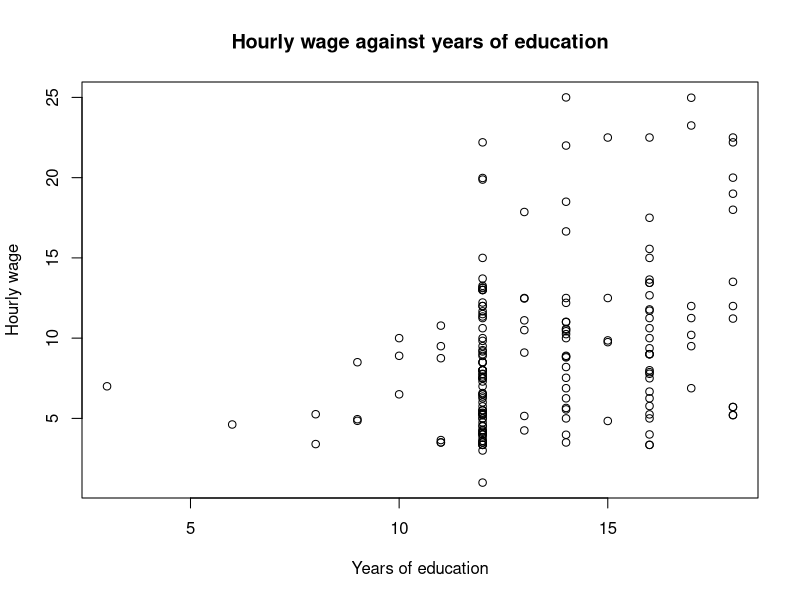
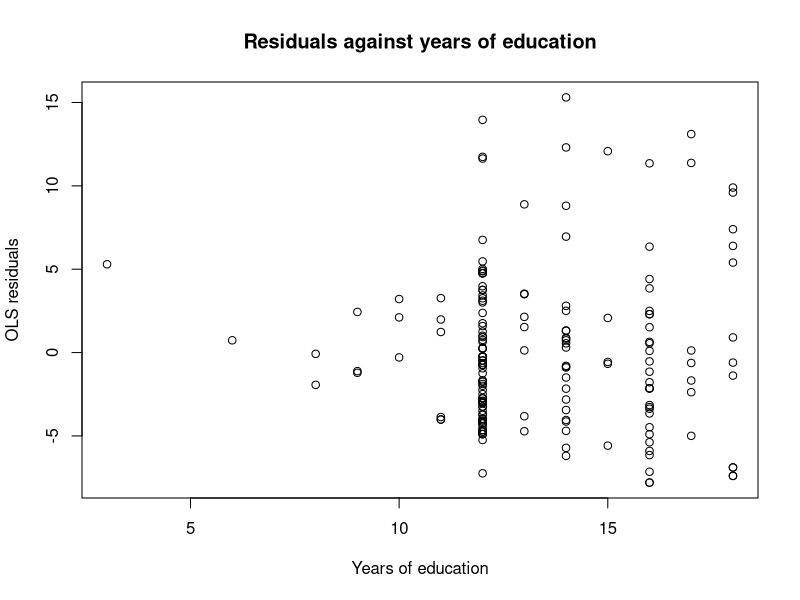
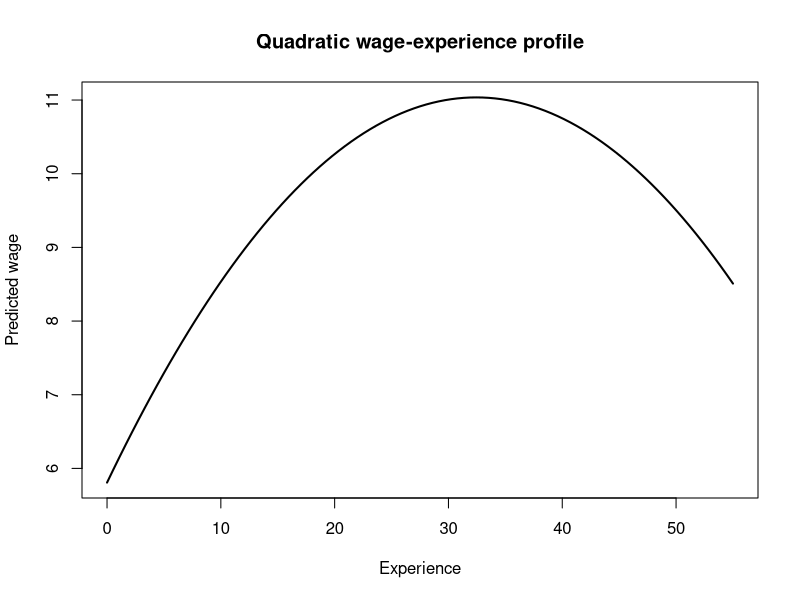

Generate these figures, in order, with R:
## ---- chunk 1
library(readxl)
library(sandwich)
library(lmtest)
library(car)

CPS1985 <- read_excel("CPS1985.xlsx")

#squared experience, used in Question 5
CPS1985$experience_sq <- CPS1985$experience^2
## ---- chunk 2
plot(CPS1985$education, CPS1985$wage,
     xlab = "Years of education",
     ylab = "Hourly wage",
     main = "Hourly wage against years of education")
## ---- chunk 3
model <- lm(wage ~ education, data = CPS1985)
summary(model)

beta1 <- cov(CPS1985$education, CPS1985$wage) / var(CPS1985$education)

cat("Slope calculated from cov()/var():", beta1, "\n")
cat("Slope estimated by lm():", coef(model)["education"], "\n")
## ---- chunk 4
fit_stats <- c(R_squared = summary(model)$r.squared, SER = summary(model)$sigma, SD_wage = sd(CPS1985$wage))
round(fit_stats, 4)
## ---- chunk 5
new_educ <- data.frame(education = c(12, 20, 30))

predicted_wages <- round(predict(model, newdata = new_educ), 2)
names(predicted_wages) <- c("12 years", "20 years", "30 years")

predicted_wages

education_range <- c(Minimum = min(CPS1985$education), Maximum = max(CPS1985$education))
education_range
## ---- chunk 6
summary(CPS1985$wage)
summary(CPS1985$education)

# other wage determinants in the data that are related to education
aggregate(cbind(education, wage) ~ occupation, data = CPS1985, mean)
cor(CPS1985$education, CPS1985$experience)
## ---- chunk 7
residuals_model <- residuals(model)

plot(CPS1985$education, residuals_model,
     xlab = "Years of education",
     ylab = "OLS residuals",
     main = "Residuals against years of education")
## ---- chunk 8
beta1 <- unname(coef(model)["education"])
se_beta1 <- sqrt(vcovHC(model, type = "HC1")["education", "education"])
df <- model$df.residual
t_critical <- qt(0.975, df)
lower <- beta1 - t_critical * se_beta1
upper <- beta1 + t_critical * se_beta1
c(lower, upper)

# robust (HC1) t-test
coeftest(model, vcov = vcovHC(model, type = "HC1"))

# default lm() output for comparison
confint(model)["education", ]
## ---- chunk 9
coef(model)["education"]
## ---- chunk 10
model_exp <- lm(wage ~ education + experience, data = CPS1985)

coeftest(model_exp, vcov = vcovHC(model_exp, type = "HC1"))

# tables to present info 
education_comparison <- c("Simple linear regression" = unname(coef(model)["education"]), 
                          "Multiple linear regression" = unname(coef(model_exp)["education"]))
round(education_comparison, 4)

change_education <- unname(coef(model_exp)["education"] - coef(model)["education"]) # calculate difference between coefficients
cat("Change in education coefficient:", round(change_education, 4))

## ---- chunk 11
fit_stats <- rbind("Simple linear regression" = c(R_squared = summary(model)$r.squared, 
                                                  Adjusted_R_squared = summary(model)$adj.r.squared, 
                                                  SER = summary(model)$sigma), 
                   "Multiple linear regression" = c(R_squared = summary(model_exp)$r.squared,
                                                    Adjusted_R_squared = summary(model_exp)$adj.r.squared,
                                                    SER = summary(model_exp)$sigma))

round(fit_stats, 4)
## ---- chunk 12
CPS1985$female_yes <- ifelse(CPS1985$female == "yes", 1, 0)
CPS1985$female_no  <- ifelse(CPS1985$female == "no", 1, 0)

table(CPS1985$female, CPS1985$female_yes)

# every person is in exactly one of the two categories
all(CPS1985$female_yes + CPS1985$female_no == 1)

model_both <- lm(wage ~ education + experience + female_yes + female_no, data = CPS1985)
summary(model_both)
## ---- chunk 13
model_fem <- lm(wage ~ education + experience + female_yes, data = CPS1985)
coeftest(model_fem, vcov = vcovHC(model_fem, type = "HC1"))

# check: letting R create the dummy itself gives exactly the same estimates
model_fem_factor <- lm(wage ~ education + experience + female, data = CPS1985)
coef(model_fem_factor)

# calculate confidence interval (extract coefficient, calculate standard error, use quantiles)
b_fem <- unname(coef(model_fem)["female_yes"])
se_fem <- sqrt(vcovHC(model_fem, type = "HC1")["female_yes", "female_yes"])
b_fem + c(-1, 1) * qt(0.975, df = model_fem$df.residual) * se_fem
## ---- chunk 14
# averages of education and wage by the candidate extra controls
aggregate(cbind(education, wage) ~ region, data = CPS1985, mean) 
aggregate(cbind(education, wage) ~ ethnicity, data = CPS1985, mean)
table(CPS1985$ethnicity)
aggregate(cbind(education, wage) ~ union, data = CPS1985, mean)
aggregate(cbind(education, experience, wage) ~ female, data = CPS1985, mean)

# age cannot be added next to education and experience:
# experience = age - education - 6, so this is perfect multicollinearity again
coef(lm(wage ~ education + experience + age, data = CPS1985))

base_model <- lm(wage ~ education + experience + female + union + region + ethnicity,
                 data = CPS1985)
## ---- chunk 15
# R Base model with HC1 robust standard errors
ct_base <- coeftest(base_model, vcov = vcovHC(base_model, type = "HC1"))
ct_base

b_educ <- ct_base["education", "Estimate"]
se_educ <- ct_base["education", "Std. Error"]
t_base <- qt(0.975, df = base_model$df.residual)

# coefficient on education, robust standard error and the 95% confidence interval
report_base <- c(Coefficient = b_educ,
                 Robust_SE   = se_educ,
                 CI_lower    = b_educ - t_base * se_educ,
                 CI_upper    = b_educ + t_base * se_educ)
round(report_base, 4)

# degrees of freedom of the base model
base_model$df.residual

# education coefficient across the different specifications
educ_comparison <- c("Q1: simple regression" = unname(coef(model)["education"]),
                     "Q3(a): + experience" = unname(coef(model_exp)["education"]),
                     "Q3(d): + experience + female" = unname(coef(model_fem)["education"]),
                     "Q4: base model" = b_educ)
round(educ_comparison, 4)

# an alternative model; base model + occupation + sector
alt_model <- lm(wage ~ education + experience + female + union + region + ethnicity +
                  occupation + sector, data = CPS1985)
ct_alt <- coeftest(alt_model, vcov = vcovHC(alt_model, type = "HC1"))
ct_alt

b_alt  <- ct_alt["education", "Estimate"]
se_alt <- ct_alt["education", "Std. Error"]
t_alt  <- qt(0.975, df = alt_model$df.residual)

report_alt <- c(Coefficient = b_alt,
                Robust_SE   = se_alt,
                CI_lower    = b_alt - t_alt * se_alt,
                CI_upper    = b_alt + t_alt * se_alt)
round(report_alt, 4)

# the sensitivity check
round(c(base = b_educ, alternative = b_alt, difference = b_alt - b_educ), 4)
## ---- chunk 16
# order of the coefficients in the base model
names(coef(base_model))

# joint null hypothesis: the coefficients on female and union are both zero (q = 2)
R <- rbind(c(0, 0, 0, 1, 0, 0, 0, 0),
           c(0, 0, 0, 0, 1, 0, 0, 0))
r <- c(0, 0)

# HC1 robust, large-sample Chi-squared test
linearHypothesis(base_model, R, r, test = "Chisq", white.adjust = "hc1")

# the two corresponding individual (HC1 robust) tests from the base model
ct_base[c("femaleyes", "unionyes"), ]

## ---- chunk 17
# the union coefficient in the base model, with HC1 robust standard error
ct_base["unionyes", ]

# robust 95% confidence interval for the union coefficient
b_union  <- ct_base["unionyes", "Estimate"]
se_union <- ct_base["unionyes", "Std. Error"]
b_union + c(-1, 1) * t_base * se_union
## ---- chunk 18
# R code for Question 5(a)

model_quad <- lm(wage ~ education + experience + experience_sq,data = CPS1985)

summary(model_quad)
coeftest(model_quad, vcov = vcovHC(model_quad, type = "HC1"))

# calculate change in hourly wage for change in experience

b <- coef(model_quad)

change_5_6 <-b["experience"] * (6 - 5) +b["experience_sq"] * (6^2 - 5^2)

change_25_26 <-b["experience"] * (26 - 25) + b["experience_sq"] * (26^2 - 25^2)

print(change_5_6)
print(change_25_26)

# turning point (set first derivative of function w.r.t experience =0)
# this gives us b2 + 2*b3*x = 0 <--> x = -b2/(2*b3)

b2 <- coef(model_quad)["experience"]
b3 <- coef(model_quad)["experience_sq"]

turning_point <- -b2 / (2 * b3)

print(turning_point)

range(CPS1985$experience)
sum(CPS1985$experience > turning_point)

## ---- chunk 19
# R code for Question 5(b)

# plot the function with constant education

b0 <- coef(model_quad)["(Intercept)"]
b1 <- coef(model_quad)["education"]
b2 <- coef(model_quad)["experience"]
b3 <- coef(model_quad)["experience_sq"]

mean_edu <- mean(CPS1985$education)

curve( b0 + b1 * mean_edu + b2 * x + b3 * x^2, from = min(CPS1985$experience), to = max(CPS1985$experience),
  xlab = "Experience",
  ylab = "Predicted wage",
  main = "Quadratic wage-experience profile",
  lwd = 2
)

# experience at which the fitted wage (at mean education) becomes zero
c0 <- b0 + b1 * mean_edu
(-b2 - sqrt(b2^2 - 4 * b3 * c0)) / (2 * b3)
## ---- chunk 20
# R code for Question 5(c)

model_log <- lm(
  log(wage) ~ education + experience + experience_sq,
  data = CPS1985
)

summary(model_log)
coeftest(model_log, vcov = vcovHC(model_log, type = "HC1"))

# approximate and exact percentage effect of one extra year of education
b_educ_log <- coef(model_log)["education"]
c(approximate = 100 * b_educ_log, exact = 100 * (exp(b_educ_log) - 1))

# R-squared of the level and the log model
c(level_quadratic = summary(model_quad)$r.squared, log = summary(model_log)$r.squared)
## ---- chunk 21
# R code for Question 5(d)

model_interact <- lm(log(wage) ~ education * female + experience + experience_sq, data = CPS1985)

summary(model_interact)

# test

# individual tests with HC1 robust standard errors
coeftest(model_interact, vcov = vcovHC(model_interact, type = "HC1"))

linearHypothesis(model_interact,c("femaleyes = 0","education:femaleyes = 0"),vcov. = vcovHC(model_interact, type ="HC1"),test="Chisq")

# estimated return to education per group (approximate and exact, in %)
ci <- coef(model_interact)
returns <- c(men = unname(ci["education"]),
             women = unname(ci["education"] + ci["education:femaleyes"]))
round(rbind(approximate = 100 * returns, exact = 100 * (exp(returns) - 1)), 1)

# gender wage gap (in %) at 12, 16 and 18 years of education
gap_log <- ci["femaleyes"] + ci["education:femaleyes"] * c(12, 16, 18)
round(100 * (exp(gap_log) - 1), 1)

range(CPS1985$education[CPS1985$female == "yes"])
